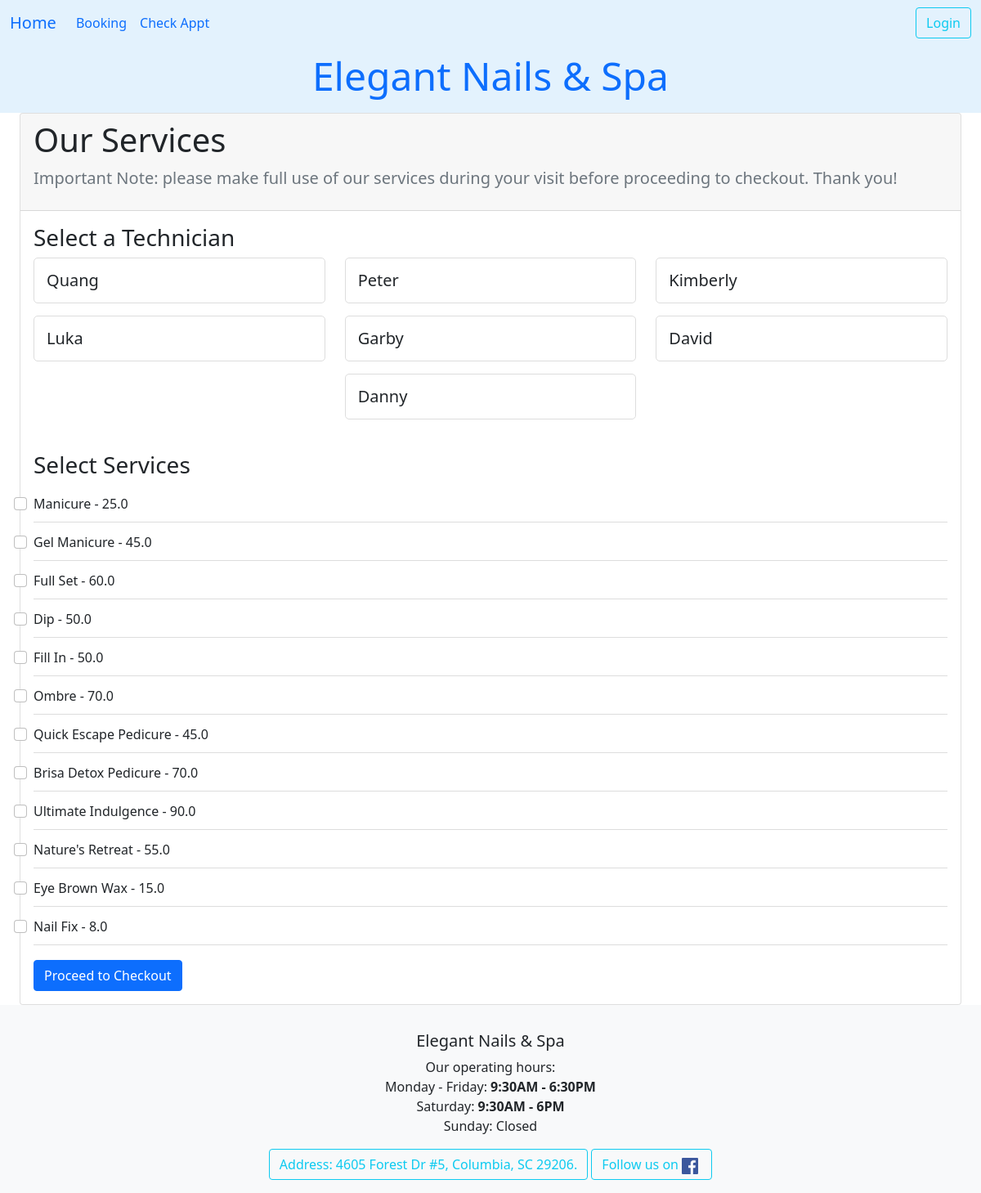
The app's page /payment/all_services_checkout/, older data.
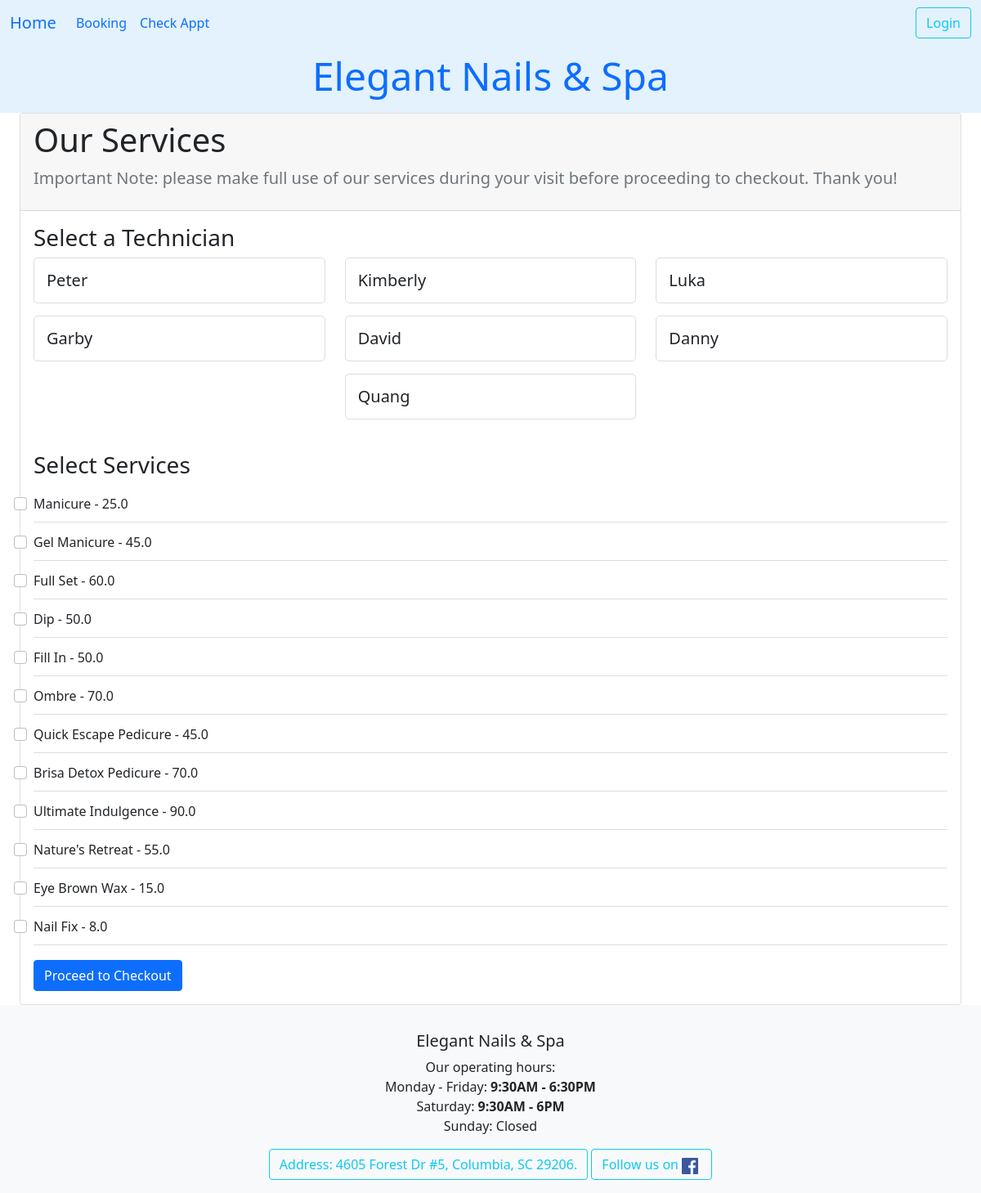
The same page, newer data.
### ledger/models.py (models this page shows, shortened)
class Technician(models.Model):
    name = models.CharField(max_length=25)
    phone = PhoneNumberField()
    email = models.EmailField(max_length=40, null=True, blank=True)
    owner = models.ForeignKey(settings.AUTH_USER_MODEL, on_delete=models.DO_NOTHING)
    start_work_at = models.TimeField()
    end_work = models.TimeField()
    isWork = models.BooleanField(default=False)
    picture = models.ImageField(upload_to='tech_pictures/', null=True, editable=True)
    services = models.ManyToManyField("Service", blank=True, related_name="tech")
    time_come_in = models.DateTimeField(null=True)
    work_days = models.CharField(max_length=7, default="1111110", help_text="MTWTFSS: 1 for work, 0 for off")
    vacation_start = models.DateField(null=True, blank=True, help_text="Start vacation")
    vacation_end = models.DateField(null=True, blank=True, help_text="End vacation, back work!")
    date_go_work = models.DateField(null=True, blank=True)
    history = HistoricalRecords()
    hire_date = models.DateField(auto_now_add=True, help_text="Date when the technician was hired")
    experience = models.PositiveIntegerField(default=0, help_text="Years of experience in the field")
    bio = models.TextField(max_length=500, null=True, blank=True, help_text="Short bio about the technician")
    view_count = models.IntegerField(default=0)
    is_accept_booking = models.BooleanField(default=True, help_text="Is the technician accepting new bookings?")
    class Meta:
        unique_together = ('name','phone',)
        ordering = ['time_come_in','name']

class Service(models.Model):
    class Category(models.TextChoices):
        nail = "Nail Enhancement"
        mani = "Manicure"
        pedi = "Pedicure"
        wax = "Wax"
        yfix = "YFix"
    service = models.CharField(max_length=30)
    price = models.FloatField(validators=[MinValueValidator(0.0)])
    time_perform = models.DurationField(default=timezone.timedelta(minutes=45))
    description = models.CharField(max_length=800, null=True, blank=True)
    owner = models.ForeignKey(settings.AUTH_USER_MODEL, on_delete=models.CASCADE)
    category = models.CharField(choices=Category.choices, max_length=20, default=Category.nail, help_text="Choose one of the categories.")
    stripe_product_id = models.CharField(max_length=100, null=True, blank=True)
    class Meta:
        unique_together = ('service','price')
        ordering = ['category']

### payment/views.py (the view)
# urls.py: path('all_services_checkout/', views.ServicesPaymentView.as_view(), name='services_for_checkout'),
class ServicesPaymentView(TemplateView):
    template_name = 'payment/services_payment.html'
    def get_context_data(self, **kwargs):
        context = super().get_context_data(**kwargs)
        context['services'] = Service.objects.exclude(service='tax')
        context['techs'] = Technician.objects.exclude(name='anyOne')
        return context

### payment/templates/payment/services_payment.html (shortened to what this page needs)
{% extends 'base.html' %}
{% load crispy_forms_tags %}
{% load crispy_forms_filters %}
{% load static %}
{% block content %}
<div class="container-fluid">
    <div class="row justify-content-center">
        <div class="col-md-12">
            <div class="card">
                <div class="card-header">
                    <h1>Our Services</h1>
                    <p class="lead text-muted fs-5">Important Note: please make full use of our
                        services during your visit before proceeding to checkout. Thank you!
                    </p>
                </div>
                <div class="card-body">
                    <form action="{% url 'payment:multi_checkout_session' %}" method="post" id="ser_form">
                        <h3>Select a Technician</h3>
                        <div class="row justify-content-center">
                            {% for tech in techs %}
                                <div class="col-12 col-md-4">
                                    <div class="technician-card" data-tech-id="{{ tech.id }}">
                                        <h5>{{ tech.name |title }}</h5>
                                    </div>
                                </div>
                            {% endfor %}
                        </div>
                        <h3 class="mt-4">Select Services</h3>
                        {% for service in services %}
                            <div class="form-check">
                                <input type="checkbox" class="form-check-input" name="service_ids" value="{{ service.id }}">
                                <label class="form-check-label">{{ service.service|title }} - {{ service.price }}</label>
                            </div>
                        {% endfor %}
                        <button type="submit" class="btn btn-primary mt-3">Proceed to Checkout</button>
                    </form>
                </div>
            </div>
        </div>
    </div>
</div>
{% endblock content %}

Row changes from the older to the newer data that the page shows:
changed Technician "Quang": moves down the list
